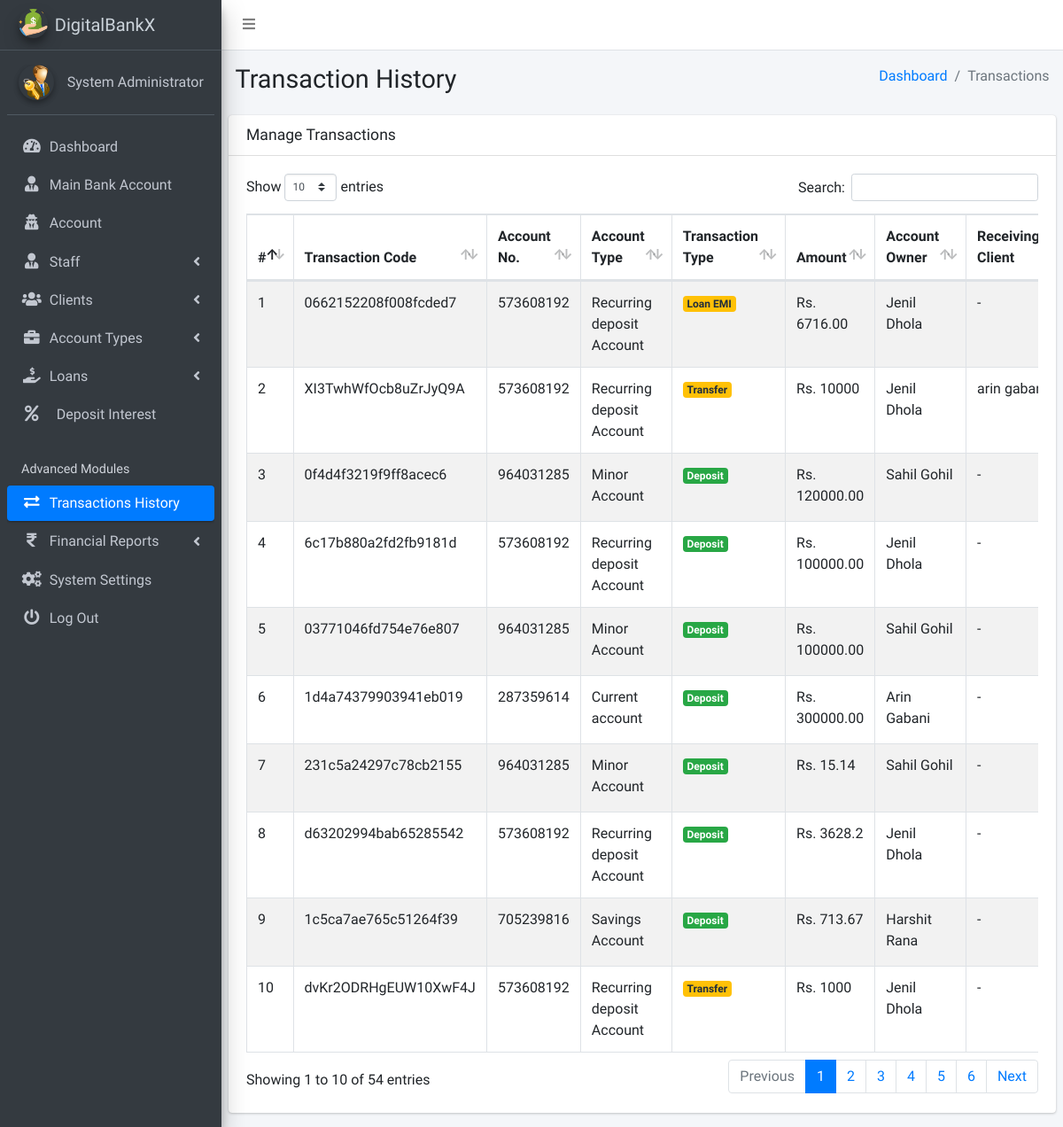
Before: /admin/pages_transactions_engine.php (signed in) with the older database file.
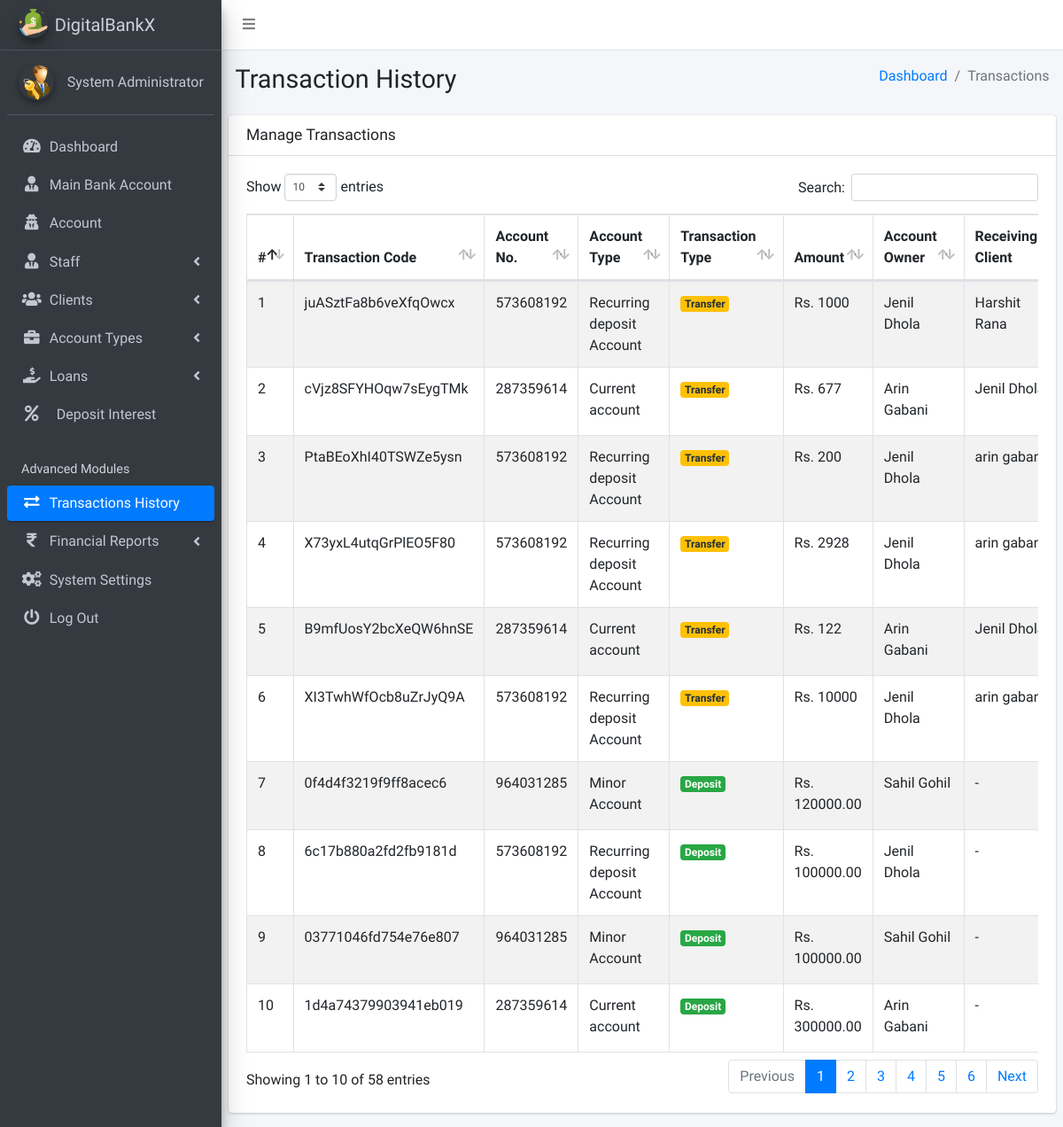
After: the same page with the newer database file.
### tables this page shows
CREATE TABLE `ib_systemsettings` (
  `id` int(20) NOT NULL,
  `sys_name` longtext NOT NULL,
  `sys_tagline` longtext NOT NULL,
  `sys_logo` varchar(200) NOT NULL,
  `is_active` tinyint(1) NOT NULL DEFAULT 1
);

CREATE TABLE `ib_admin` (
  `admin_id` int(11) NOT NULL,
  `name` varchar(200) NOT NULL,
  `email` varchar(200) NOT NULL,
  `number` varchar(200) NOT NULL,
  `password` varchar(200) NOT NULL,
  `profile_pic` varchar(200) NOT NULL,
  `is_active` tinyint(1) NOT NULL DEFAULT 1,
  `otp` varchar(6) DEFAULT NULL,
  `otp_expiry` datetime DEFAULT NULL
);

CREATE TABLE `ib_transactions` (
  `tr_id` int(20) NOT NULL,
  `tr_code` varchar(200) NOT NULL,
  `account_id` int(20) NOT NULL,
  `tr_type` varchar(200) NOT NULL,
  `tr_status` varchar(200) NOT NULL,
  `client_id` int(10) UNSIGNED NOT NULL,
  `transaction_amt` varchar(200) NOT NULL,
  `receiving_acc_no` varchar(200) DEFAULT NULL,
  `created_at` timestamp(6) NOT NULL DEFAULT current_timestamp(6) ON UPDATE current_timestamp(6),
  `is_active` tinyint(1) NOT NULL DEFAULT 1
);

CREATE TABLE `ib_bankaccounts` (
  `account_id` int(20) NOT NULL,
  `acc_name` varchar(200) NOT NULL,
  `account_number` varchar(200) NOT NULL,
  `acc_type_id` int(11) DEFAULT NULL,
  `acc_amount` decimal(10,2) NOT NULL,
  `client_id` int(10) UNSIGNED DEFAULT NULL,
  `created_at` timestamp(6) NOT NULL DEFAULT current_timestamp(6) ON UPDATE current_timestamp(6),
  `is_active` tinyint(1) NOT NULL DEFAULT 1
);

CREATE TABLE `ib_acc_types` (
  `acctype_id` int(20) NOT NULL,
  `name` varchar(200) NOT NULL,
  `description` longtext NOT NULL,
  `rate` varchar(200) NOT NULL,
  `code` varchar(200) NOT NULL,
  `is_active` tinyint(1) NOT NULL DEFAULT 1,
  `min_balance` decimal(10,2) NOT NULL DEFAULT 0.00
);

CREATE TABLE `ib_clients` (
  `client_id` int(10) UNSIGNED NOT NULL,
  `name` varchar(200) NOT NULL,
  `phone` varchar(200) NOT NULL,
  `address` varchar(200) NOT NULL,
  `email` varchar(200) NOT NULL,
  `aadhar_number` varchar(12) NOT NULL,
  `pan_number` varchar(10) NOT NULL,
  `password` varchar(200) NOT NULL,
  `profile_pic` varchar(200) NOT NULL,
  `client_number` varchar(200) NOT NULL,
  `is_active` tinyint(1) NOT NULL DEFAULT 1,
  `otp` varchar(10) DEFAULT NULL,
  `otp_expiry` datetime DEFAULT NULL
);

### admin/pages_transactions_engine.php (the view, shortened to what the changed rows need)
<?php
include('conf/checklogin.php');
?>
    <!DOCTYPE html>
    <html>
    <?php include("dist/_partials/head.php"); ?>
    <body class="hold-transition sidebar-mini layout-fixed layout-navbar-fixed">
        <div class="wrapper">
            <?php include("dist/_partials/sidebar.php"); ?>
            <div class="content-wrapper">
                <section class="content-header">
                    <div class="container-fluid">
                        <div class="row mb-2">
                            <div class="col-sm-6">
                                <h1>Transaction History</h1>
                            </div>
                        </div>
                    </div>
                </section>
                <section class="content">
                    <div class="row">
                        <div class="col-12">
                            <div class="card">
                                <div class="card-body">
                                    <div class="table-responsive">
                                        <table id="example1" class="table table-hover table-bordered table-striped">
                                            <thead>
                                                <tr>
                                                    <th>#</th>
                                                    <th>Transaction Code</th>
                                                    <th>Account No.</th>
                                                    <th>Account Type</th>
                                                    <th>Transaction Type</th>
                                                    <th>Amount</th>
                                                    <th>Account Owner</th>
                                                    <th>Receiving Client</th>
                                                </tr>
                                            </thead>
                                            <tbody>
                                                <?php
                                            $ret = "SELECT
    t.tr_id,
    t.tr_code,
    b.account_number,
    bt.name AS acc_type,
    bt.rate AS acc_rates,
    t.tr_type,
    t.transaction_amt,
    b.acc_name AS account_owner,
    c.name AS client_name,
    t.receiving_acc_no,
    rc.name AS receiving_client_name,
    t.created_at
FROM iB_Transactions t
JOIN ib_bankaccounts b ON t.account_id = b.account_id
JOIN ib_clients c ON t.client_id = c.client_id
JOIN ib_acc_types bt ON b.acc_type_id = bt.acctype_id
LEFT JOIN ib_bankaccounts rb ON rb.account_number = t.receiving_acc_no
LEFT JOIN ib_clients rc ON rc.client_id = rb.client_id
ORDER BY t.created_at DESC
";
                                                $stmt = $mysqli->prepare($ret);
                                                $stmt->execute();
                                                $res = $stmt->get_result();
                                                $cnt = 1;
                                                while ($row = $res->fetch_object()) {
                                                    $alertClass = $row->tr_type == 'Deposit' ? "<span class='badge badge-success'>$row->tr_type</span>" :
                                                        ($row->tr_type == 'Withdrawal' ? "<span class='badge badge-danger'>$row->tr_type</span>" :
                                                            "<span class='badge badge-warning'>$row->tr_type</span>");
                                                    ?>
                                                    <tr>
                                                        <td><?php echo $cnt; ?></td>
                                                        <td><?php echo $row->tr_code; ?></td>
                                                        <td><?php echo $row->account_number; ?></td>
                                                        <td><?php echo $row->acc_type; ?></td>
                                                        <td><?php echo $alertClass; ?></td>
                                                        <td>Rs. <?php echo $row->transaction_amt; ?></td>
                                                        <td><?php echo $row->account_owner; ?></td>
                                                        <td>
    <?php
        echo $row->tr_type == 'Transfer' && !empty($row->receiving_client_name)
            ? $row->receiving_client_name
            : '-';
    ?>
</td>
                                                    </tr>
                                                    <?php $cnt++;
                                                } ?>
                                            </tbody>
                                        </table>
                                    </div>
                                </div>
                            </div>
                        </div>
                    </div>
                </section>
            </div>
        </div>
    </body>
    </html>

### admin/dist/_partials/sidebar.php (shortened to what the changed rows need)
<?php
function isActive($pages = []) {
    $currentPage = basename($_SERVER['PHP_SELF']);
    return in_array($currentPage, $pages);
}
?>
<aside class="main-sidebar sidebar-dark-primary elevation-4">
    <?php
    $currentPage = basename($_SERVER['PHP_SELF']);
    $admin_id = $_SESSION['admin_id'];
    $query = "SELECT * FROM iB_admin WHERE admin_id = ?";
    $stmt = $mysqli->prepare($query);
    $stmt->bind_param('i', $admin_id);
    $stmt->execute();
    $res = $stmt->get_result();
    while ($row = $res->fetch_object()) {
        $profile_picture = $row->profile_pic
            ? "<img src='../admin/dist/img/$row->profile_pic' class='img-fluid rounded-circle elevation-2' alt='User Image' style='width: 40px; height: 40px; object-fit: cover;'>"
            : "<img src='../admin/dist/img/user_icon.png' class='img-fluid rounded-circle elevation-2' alt='User Image' style='width: 40px; height: 40px; object-fit: cover;'>";
        $sys_query = "SELECT * FROM iB_SystemSettings";
        $stmt = $mysqli->prepare($sys_query);
        $stmt->execute();
        $sys_res = $stmt->get_result();
        while ($sys = $sys_res->fetch_object()) {
    ?>
            <a href="pages_dashboard.php" class="brand-link text-light">
                <img src="dist/img/<?php echo $sys->sys_logo; ?>" alt="Logo" class="brand-image img-circle elevation-3">
                <span class="brand-text font-weight-light"><?php echo $sys->sys_name; ?></span>
            </a>
            <div class="sidebar">
                <div class="user-panel mt-3 pb-3 mb-3 d-flex align-items-center">
                    <div class="image"><?php echo $profile_picture; ?></div>
                    <div class="info">
                        <a href="#" class="d-block"><?php echo $row->name; ?></a>
                    </div>
                </div>
                <nav class="mt-2">
                    <ul class="nav nav-pills nav-sidebar flex-column" data-widget="treeview" role="menu">
                        <li class="nav-item">
                            <a href="pages_dashboard.php" class="nav-link <?php echo $currentPage == 'pages_dashboard.php' ? 'active' : ''; ?>">
                                <i class="nav-icon fas fa-tachometer-alt"></i>
                                <p>Dashboard</p>
                            </a>
                        </li>
                        <li class="nav-item">
                            <a href="pages_bank_main_account.php" class="nav-link <?php echo $currentPage == 'pages_bank_main_account.php' ? 'active' : ''; ?>">
                                <i class="nav-icon fas fa-user-tie"></i>
                                <p>Main Bank Account</p>
                            </a>
                        </li>
                        <li class="nav-item">
                            <a href="pages_account.php" class="nav-link <?php echo $currentPage == 'pages_account.php' ? 'active' : ''; ?>">
                                <i class="nav-icon fas fa-user-secret"></i>
                                <p>Account</p>
                            </a>
                        </li>
                        <li class="nav-item has-treeview <?php echo isActive(['pages_add_staff.php', 'pages_manage_staff.php']) ? 'menu-open' : ''; ?>">
    <a href="#" class="nav-link <?php echo isActive(['pages_add_staff.php', 'pages_manage_staff.php']) ? 'active' : ''; ?>">
        <i class="nav-icon fas fa-user-tie"></i>
        <p>Staff <i class="fas fa-angle-left right"></i></p>
    </a>
</li>
                       <li class="nav-item has-treeview <?php echo isActive(['pages_manage_clients.php']) ? 'menu-open' : ''; ?>">
    <a href="#" class="nav-link <?php echo isActive(['pages_manage_clients.php']) ? 'active' : ''; ?>">
        <i class="nav-icon fas fa-users"></i>
        <p>Clients <i class="fas fa-angle-left right"></i></p>
    </a>
</li>
                        <li class="nav-item has-treeview <?php if (in_array($currentPage, ['pages_add_acc_type.php', 'pages_manage_accs.php', 'pages_manage_acc_openings.php'])) echo 'menu-open'; ?>">
                            <a href="#" class="nav-link">
                                <i class="nav-icon fas fa-briefcase"></i>
                                <p>Account Types <i class="fas fa-angle-left right"></i></p>
                            </a>
                        </li>
                        <li class="nav-item has-treeview <?php if (in_array($currentPage, ['pages_review_loan_list.php', 'pages_add_loan_types.php', 'pages_manage_loan_types.php'])) echo 'menu-open'; ?>">
                            <a href="#" class="nav-link">
                                <i class="nav-icon fas fa-hand-holding-usd"></i>
                                <p>Loans <i class="fas fa-angle-left right"></i></p>
                            </a>
                        </li>
                        <li class="nav-item">
                            <a href="deposit_interest.php" class="nav-link <?php echo $currentPage == 'deposit_interest.php' ? 'active' : ''; ?>">
                                <i class="nav-icon fas fa-percent"></i>
                                <p class="ml-2">Deposit Interest</p>
                            </a>
                        </li>
                        <li class="nav-header">Advanced Modules</li>
                        <li class="nav-item">
                            <a href="pages_transactions_engine.php" class="nav-link <?php echo $currentPage == 'pages_transactions_engine.php' ? 'active' : ''; ?>">
                                <i class="nav-icon fas fa-exchange-alt"></i>
                                <p>Transactions History</p>
                            </a>
                        </li>
                        <li class="nav-item has-treeview <?php if (in_array($currentPage, ['pages_financial_reporting_deposits.php', 'pages_financial_reporting_withdrawals.php', 'pages_financial_reporting_transfers.php'])) echo 'menu-open'; ?>">
                            <a href="#" class="nav-link">
                                <i class="nav-icon fas fa-rupee-sign"></i>
                                <p>Financial Reports <i class="fas fa-angle-left right"></i></p>
                            </a>
                        </li>
                        <li class="nav-item">
                            <a href="pages_system_settings.php" class="nav-link <?php echo $currentPage == 'pages_system_settings.php' ? 'active' : ''; ?>">
                                <i class="nav-icon fas fa-cogs"></i>
                                <p>System Settings</p>
                            </a>
                        </li>
                        <li class="nav-item">
                            <a href="pages_logout.php" class="nav-link">
                                <i class="nav-icon fas fa-power-off"></i>
                                <p>Log Out</p>
                            </a>
                        </li>
                    </ul>
                </nav>
            </div>
</aside>
<?php }
    }?>

Changed rows visible on the page:
removed ib_transactions: tr_code "0662152208f008fcded7", account.account_number "573608192", ib_acc_types.name "Recurring deposit Account", tr_type "Loan EMI", transaction_amt "6716.00", account.acc_name "Jenil Dhola"
no longer on this page (row unchanged): ib_transactions: tr_code "231c5a24297c78cb2155", account.account_number "964031285", ib_acc_types.name "Minor Account", tr_type "Deposit", transaction_amt "15.14", account.acc_name "Sahil Gohil"
no longer on this page (row unchanged): ib_transactions: tr_code "d63202994bab65285542", account.account_number "573608192", ib_acc_types.name "Recurring deposit Account", tr_type "Deposit", transaction_amt "3628.2", account.acc_name "Jenil Dhola"
no longer on this page (row unchanged): ib_transactions: tr_code "1c5ca7ae765c51264f39", account.account_number "705239816", ib_acc_types.name "Savings Account", tr_type "Deposit", transaction_amt "713.67", account.acc_name "Harshit Rana"
no longer on this page (row unchanged): ib_transactions: tr_code "dvKr2ODRHgEUW10XwF4J", account.account_number "573608192", ib_acc_types.name "Recurring deposit Account", tr_type "Transfer", transaction_amt "1000", account.acc_name "Jenil Dhola"
added ib_transactions: tr_code "juASztFa8b6veXfqOwcx", account.account_number "573608192", ib_acc_types.name "Recurring deposit Account", tr_type "Transfer", transaction_amt "1000", account.acc_name "Jenil Dhola", ib_clients.name "Harshit Rana"
added ib_transactions: tr_code "cVjz8SFYHOqw7sEygTMk", account.account_number "287359614", ib_acc_types.name "Current account", tr_type "Transfer", transaction_amt "677", account.acc_name "Arin Gabani", ib_clients.name "Jenil…"
added ib_transactions: tr_code "PtaBEoXhI40TSWZe5ysn", account.account_number "573608192", ib_acc_types.name "Recurring deposit Account", tr_type "Transfer", transaction_amt "200", account.acc_name "Jenil Dhola", ib_clients.name "arin…"
added ib_transactions: tr_code "X73yxL4utqGrPlEO5F80", account.account_number "573608192", ib_acc_types.name "Recurring deposit Account", tr_type "Transfer", transaction_amt "2928", account.acc_name "Jenil Dhola", ib_clients.name "arin…"
added ib_transactions: tr_code "B9mfUosY2bcXeQW6hnSE", account.account_number "287359614", ib_acc_types.name "Current account", tr_type "Transfer", transaction_amt "122", account.acc_name "Arin Gabani", ib_clients.name "Jenil…"
Other visible differences:
text written by a page script: "Show entries Search: Showing 1 to 10 of 54 entries Previous 1 2 3 4 5 6 Next" → "Show entries Search: Showing 1 to 10 of 58 entries Previous 1 2 3 4 5 6 Next"
